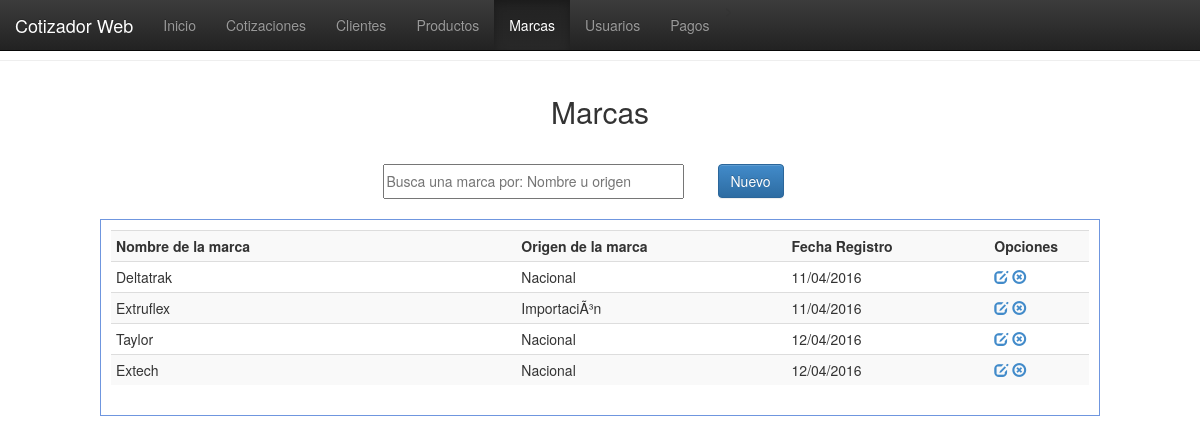
/vistas/marcas.php, run on the app's committed database.
### tables this page shows
CREATE TABLE `marcas` (
  `id_mca` int(11) NOT NULL,
  `nomb_mca` varchar(100) NOT NULL,
  `origen_mca` varchar(50) NOT NULL,
  `fecha_reg` date NOT NULL
);

### php/conexion.php (called while the page is built, shortened)
<?php
function fechaNormal($fecha){
		$nfecha = date('d/m/Y',strtotime($fecha));
		return $nfecha;
}
?>

### vistas/marcas.php (the view, shortened to what this page needs)
<!DOCTYPE html>
<html>
<head>
<link href="../css/estilo.css" rel="stylesheet">
<link href="../bootstrap/css/bootstrap.css" rel="stylesheet">
<link href="../bootstrap/css/bootstrap.min.css" rel="stylesheet">
<link href="../bootstrap/css/bootstrap-theme.css" rel="stylesheet">
<link href="../bootstrap/css/bootstrap-theme.min.css" rel="stylesheet">
</head>
<body>
  <nav class="navbar navbar-inverse navbar-fixed-top">
    <div class="container-fluid">
      <div class="navbar-header">
        <a class="navbar-brand" href="#">Cotizador Web</a>
      </div>
      <div class="collapse navbar-collapse" id="myNavbar">
        <ul class="nav navbar-nav">
          <li><a href="index.php">Inicio</a></li>>
          <li><a href="cotizaciones.php">Cotizaciones</a></li>
          <li><a href="clientes.php">Clientes</a></li>
          <li><a href="productos.php">Productos</a></li>
          <li class="active"><a href="marcas.php">Marcas</a></li>
          <li><a href="usuarios.php">Usuarios</a></li>
          <li><a href="pagos.php">Pagos</a></li>
        </ul>
      </div>
    </div>
  </nav>
  <br><br><hr>
    <header>Marcas</header>
    <section>
    <table border="0" align="center">
    	<tr>
        	<td width="335"><input type="text" placeholder="Busca una marca por: Nombre u origen" id="bs-mca"/></td>
            <td width="100"><button id="nueva-marca" class="btn btn-primary">Nuevo</button></td>
        </tr>
    </table>
    </section>
    <div class="registros" id="agrega-registros-mca">
        <table class="table table-striped table-condensed table-hover">
            <tr>
                <th width="300">Nombre de la marca</th>
                <th width="200">Origen de la marca</th>
                <th width="150">Fecha Registro</th>
                <th width="50">Opciones</th>
            </tr>
        <?php
            include('../php/conexion.php');
            $registro = mysql_query("SELECT * FROM marcas");
            while($registro2 = mysql_fetch_array($registro)){
                echo '<tr>
                        <td>'.$registro2['nomb_mca'].'</td>
                        <td>'.$registro2['origen_mca'].'</td>
                        <td>'.fechaNormal($registro2['fecha_reg']).'</td>
                        <td>
                            <a href="javascript:editarMarca('.$registro2['id_mca'].');" class="glyphicon glyphicon-edit"></a>
                            <a href="javascript:eliminarMarca('.$registro2['id_mca'].');" class="glyphicon glyphicon-remove-circle"></a>
                        </td>
                    </tr>';
            }
        ?>
        </table>
    </div>
</body>
</html>

### css/estilo.css (style rules this page uses)
body { margin:0px; font-family:"Trebuchet MS", Arial, Helvetica, sans-serif; min-width:1000px; }
header { margin:auto; padding:10px; font-size:30px; width:500px; text-align:center; margin-top:20px; }
section { margin-top:20px; }
section table tr td input { width:90%; height:35px; outline:none; font-size:14px; }
.registros { margin:auto; width:1000px; margin-top:20px; border:1px solid #6F96DF; height:auto; padding:10px; }

### data on the page
marcas: nomb_mca "Deltatrak", origen_mca "Nacional", fecha_reg "11/04/2016"
marcas: nomb_mca "Extruflex", origen_mca "ImportaciÃ³n", fecha_reg "11/04/2016"
marcas: nomb_mca "Taylor", origen_mca "Nacional", fecha_reg "12/04/2016"
marcas: nomb_mca "Extech", origen_mca "Nacional", fecha_reg "12/04/2016"
